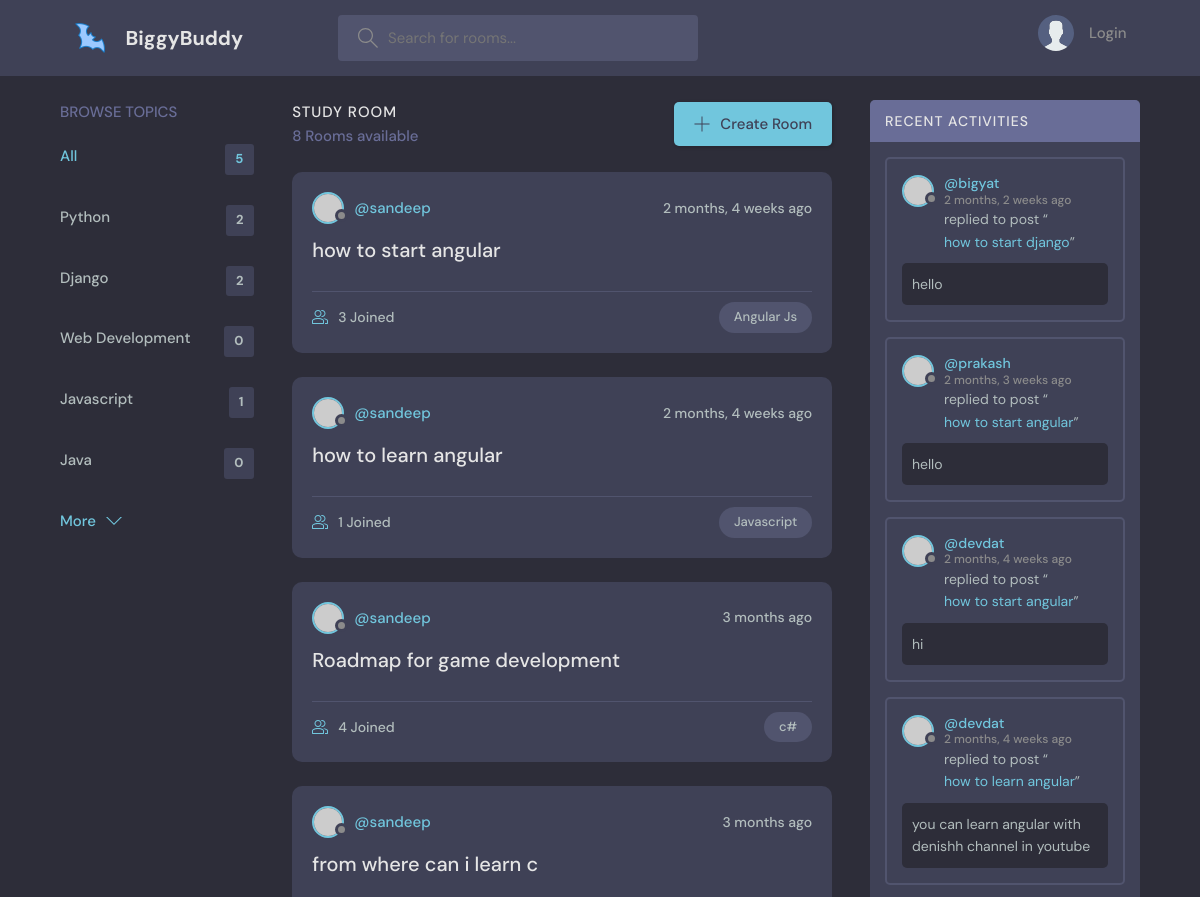
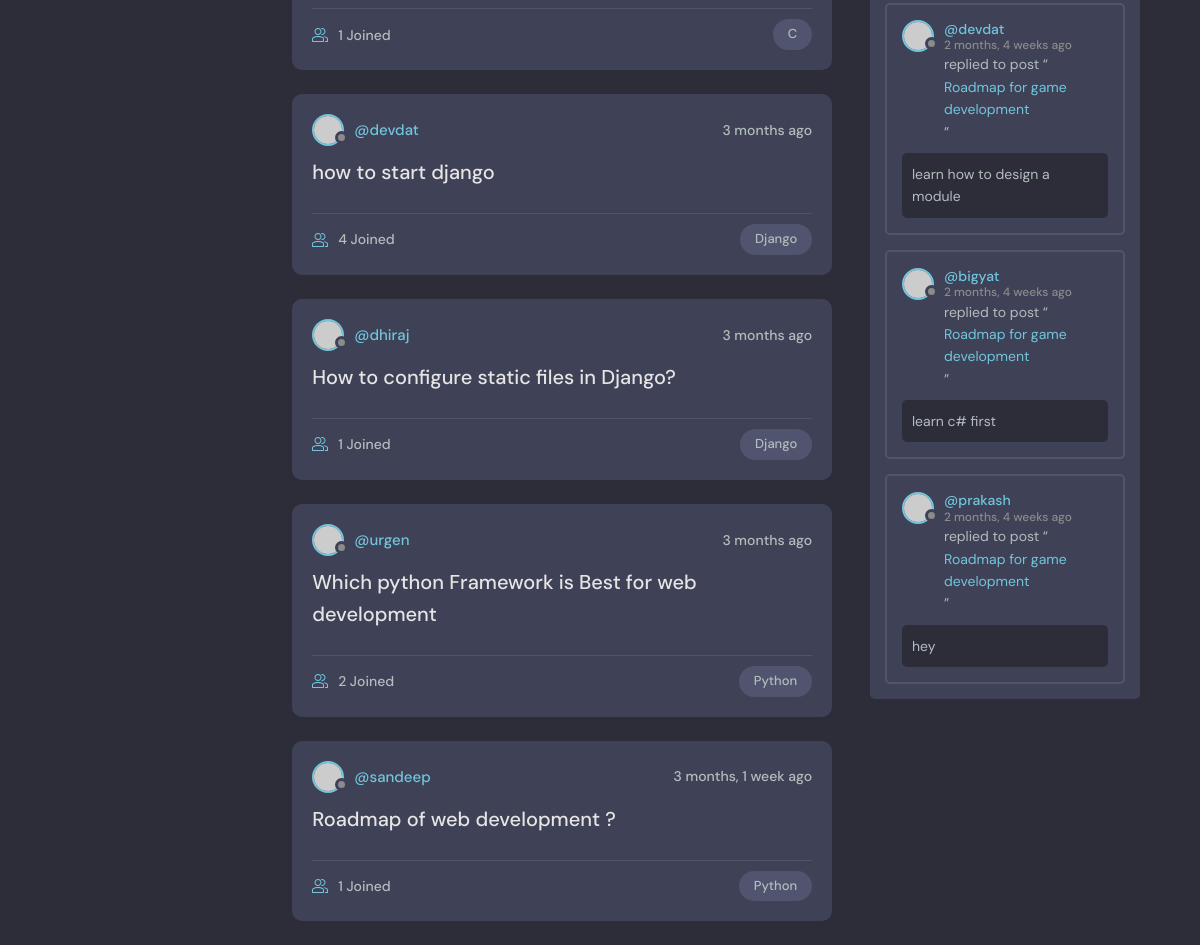
The page / on the database its author committed (2 pictures, top to bottom).
### base/models.py (models this page shows, shortened)
class Topic(models.Model):
    name  = models.CharField( max_length=200)

class Room(models.Model):
    host = models.ForeignKey(User, on_delete= models.SET_NULL,  null= True)
    topic = models.ForeignKey(Topic, on_delete= models.SET_NULL, null= True)
    name = models.CharField(max_length=200)
    discription = models.TextField( null= True, blank= True)
    participants= models.ManyToManyField(User, related_name='participants',blank= True)
    updated = models.DateTimeField(auto_now=True) #every created takes a snap
    created = models.DateTimeField(auto_now_add=True)
    def __str__(self):
        return self.name
    class Meta:
        ordering =['-created','-updated']

class Message(models.Model):
    user = models.ForeignKey(User, on_delete=models.CASCADE)
    room = models.ForeignKey(Room , on_delete= models.CASCADE)
    body = models.TextField()
    update = models.DateTimeField(auto_now= True)
    created = models.DateTimeField(auto_now_add=True)
    class Meta:
        ordering =['-created','-update']

### base/views.py (the view)
# urls.py: path('', views.home, name ="home"),
def home(request):
   q = request.GET.get('q') if request.GET.get('q') != None else ''
   rooms = Room.objects.filter(Q(topic__name__icontains=q)|
   Q(name__icontains =q)|
   Q(discription__icontains =q)|
   Q(host__username =q)|
   Q(host__first_name=q)|
   Q(created__icontains =q)   #linear search algorithm
   ) #query upward method
   room_count = rooms.count()
   topics = Topic.objects.all()[0:5]
   room_message = Message.objects.filter(Q(room__topic__name__icontains =q))[0:7]
   context ={'rooms':rooms, 'topics':topics, 'room_count':room_count, 'room_message':room_message}
   return render(request, 'home.html', context)

### base/templates/home.html (shortened to what this page needs)
   {% extends 'main.html' %}
  {% block content %}
    <main class="layout layout--3">
      <div class="container">
        {% include 'topics_component.html' %}
        <div class="roomList">
          <div class="roomList__header">
            <div>
              <h2>Study Room</h2>
              <p>{{room_count}} Rooms available</p>
            </div>
            <a class="btn btn--main" href="{% url 'create-room' %}">
              <svg version="1.1" xmlns="http://www.w3.org/2000/svg" width="32" height="32" viewBox="0 0 32 32">
                <title>add</title>
                <path
                  d="M16.943 0.943h-1.885v14.115h-14.115v1.885h14.115v14.115h1.885v-14.115h14.115v-1.885h-14.115v-14.115z"
                ></path>
              </svg>
              Create Room
            </a>
          </div>
          {% include 'feed_component.html' %}
        </div>
        {% include 'activity_component.html' %}
      </div>
    </main>
  {% endblock content %}

### base/templates/topics_component.html
<div class="topics">
  <div class="topics__header">
    <h2>Browse Topics</h2>
  </div>
  <ul class="topics__list">
    <li>
      <a href=" {% url 'home' %}" class="active">All <span>{{topics.count}}</span></a>
    </li>
    {% for topic in topics %}
    <li>
      <a href="{% url 'home' %}?q={{topic.name}}">{{topic.name}} <span>{{topic.room_set.all.count}}</span></a>
    </li>
    {% endfor %}
  </ul>
  <a class="btn btn--link" href="{% url 'topics' %}">
    More
    <svg version="1.1" xmlns="http://www.w3.org/2000/svg" width="32" height="32" viewBox="0 0 32 32">
      <title>chevron-down</title>
      <path d="M16 21l-13-13h-3l16 16 16-16h-3l-13 13z"></path>
    </svg>
  </a>
</div>

### base/templates/feed_component.html (shortened to what this page needs)
{% for room in rooms %}
<div class="roomListRoom">
    <div class="roomListRoom__header">
      <a href="{% url 'user-profile' room.host.id%}" class="roomListRoom__author">
        <div class="avatar avatar--small">
          <img src="https://randomuser.me/api/portraits/women/11.jpg" />
        </div>
        <span>@{{room.host.username}}</span>
      </a>
      <div class="roomListRoom__actions">
        <span>{{room.created|timesince}} ago</span>
      </div>
    </div>
    <div class="roomListRoom__content">
      <a href="{% url 'room' room.id %}">{{room.name}}</a>
    </div>
    <div class="roomListRoom__meta">
      <a href="{% url 'room' room.id %}" class="roomListRoom__joined">
        {{room.participants.all.count}} Joined
      </a>
      <p class="roomListRoom__topic">{{room.topic.name}}</p>
    </div>
</div>
{% endfor %}

### base/templates/activity_component.html (shortened to what this page needs)
<div class="activities">
  <div class="activities__header">
    <h2>Recent Activities</h2>
  </div>
{% for message in room_message %}
  <div class="activities__box">
    <div class="activities__boxHeader roomListRoom__header">
      <a href="{% url 'user-profile' message.user.id %}" class="roomListRoom__author">
        <div class="avatar avatar--small">
          <img src="https://randomuser.me/api/portraits/women/11.jpg" />
        </div>
        <p>
          @{{message.user}}
          <span>{{message.created| timesince}} ago</span>
        </p>
      </a>
    </div>
    <div class="activities__boxContent">
      <p>replied to post “<a href=" {% url 'room' message.room.id %}">{{message.room}}</a>”</p>
      <div class="activities__boxRoomContent">
        {{message.body}}
      </div>
    </div>
  </div>
{% endfor %}
</div>

### rows shown on the page
Topic: name "Python", room_set.all.count "2"
Topic: name "Django", room_set.all.count "2"
Topic: name "Web Development", room_set.all.count "0"
Topic: name "Javascript", room_set.all.count "1"
Topic: name "Java", room_set.all.count "0"
Room: host.username "sandeep", created "2 months, 4 weeks", name "how to start angular", participants.all.count "3", topic.name "Angular Js"
Room: host.username "sandeep", created "2 months, 4 weeks", name "how to learn angular", participants.all.count "1", topic.name "Javascript"
Room: host.username "sandeep", created "3 months", name "Roadmap for game development", participants.all.count "4", topic.name "c#"
Room: host.username "sandeep", created "3 months", name "from where can i learn c", participants.all.count "1", topic.name "C"
Room: host.username "devdat", created "3 months", name "how to start django", participants.all.count "4", topic.name "Django"
Room: host.username "dhiraj", created "3 months", name "How to configure static files in Django?", participants.all.count "1", topic.name "Django"
Room: host.username "urgen", created "3 months", name "Which python Framework is Best for web development", participants.all.count "2", topic.name "Python"
Room: host.username "sandeep", created "3 months, 1 week", name "Roadmap of web development ?", participants.all.count "1", topic.name "Python"
Message: user "bigyat", created "2 months, 2 weeks", room "how to start django", body "hello"
Message: user "prakash", created "2 months, 3 weeks", room "how to start angular", body "hello"
Message: user "devdat", created "2 months, 4 weeks", room "how to start angular", body "hi"
Message: user "devdat", created "2 months, 4 weeks", room "how to learn angular", body "you can learn angular with denishh channel in youtube"
Message: user "devdat", created "2 months, 4 weeks", room "Roadmap for game development", body "learn how to design a module"
Message: user "bigyat", created "2 months, 4 weeks", room "Roadmap for game development", body "learn c# first"
Message: user "prakash", created "2 months, 4 weeks", room "Roadmap for game development", body "hey"

### other values the page prints
{{ topics.count }} "5"
{{ room_count }} "8"
